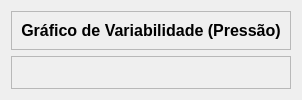
            <widget class="QWidget" name="pagina_grafico_variabilidade_pressao">
             <layout class="QVBoxLayout" name="verticalLayout_28">
              <item>
               <widget class="QFrame" name="frame_33">
                <property name="frameShape">
                 <enum>QFrame::StyledPanel</enum>
                </property>
                <property name="frameShadow">
                 <enum>QFrame::Raised</enum>
                </property>
                <layout class="QVBoxLayout" name="verticalLayout_27">
                 <item alignment="Qt::AlignTop">
                  <widget class="QLabel" name="label_17">
                   <property name="font">
                    <font>
                     <family>Arial</family>
                     <pointsize>12</pointsize>
                     <weight>75</weight>
                     <bold>true</bold>
                     <stylestrategy>PreferDefault</stylestrategy>
                    </font>
                   </property>
                   <property name="text">
                    <string>Gráfico de Variabilidade (Pressão)</string>
                   </property>
                   <property name="alignment">
                    <set>Qt::AlignCenter</set>
                   </property>
                  </widget>
                 </item>
                </layout>
               </widget>
              </item>
              <item>
               <widget class="QFrame" name="frame_32">
                <property name="sizePolicy">
                 <sizepolicy hsizetype="Preferred" vsizetype="Expanding">
                  <horstretch>0</horstretch>
                  <verstretch>0</verstretch>
                 </sizepolicy>
                </property>
                <property name="frameShape">
                 <enum>QFrame::StyledPanel</enum>
                </property>
                <property name="frameShadow">
                 <enum>QFrame::Raised</enum>
                </property>
                <layout class="QGridLayout" name="grafico_variabilidade_pressao"/>
               </widget>
              </item>
             </layout>
            </widget>
